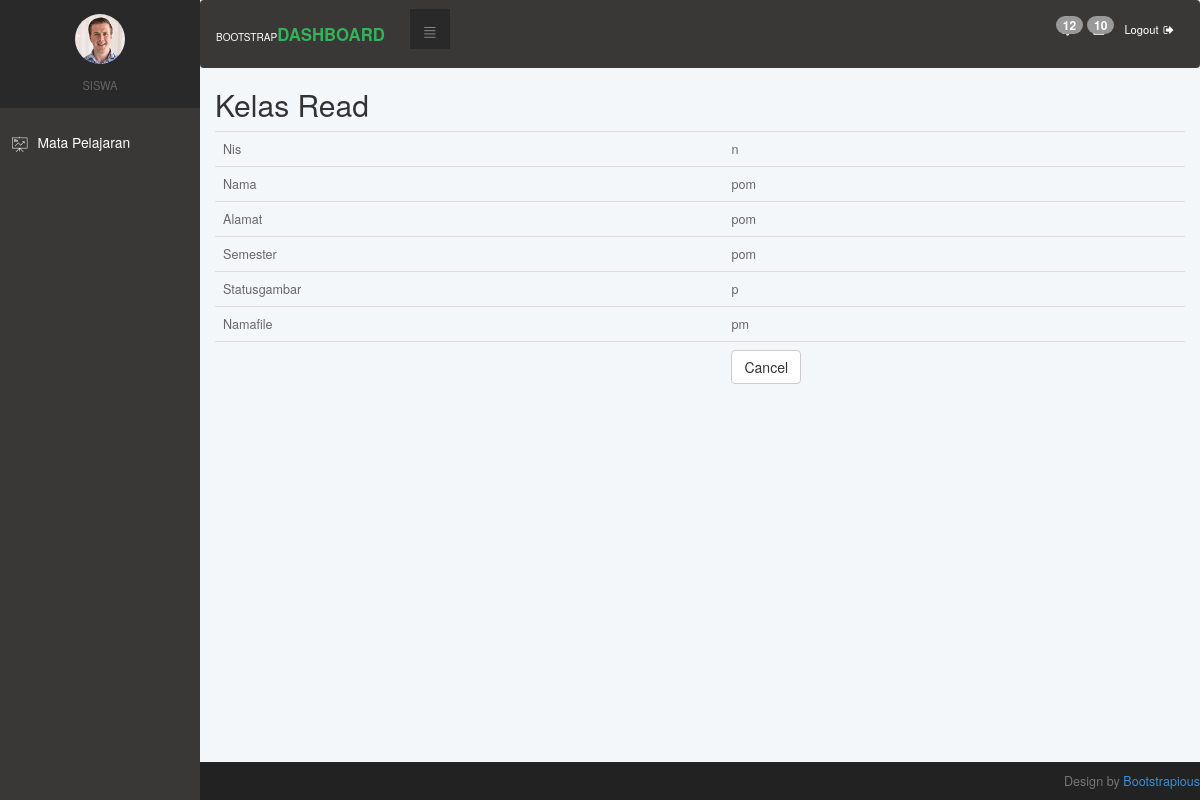
Screenshot of /kelasbaru/read/12.html with the database file from the repository.
### tables this page shows
CREATE TABLE `kelas` (
  `id_mhs` int(3) NOT NULL,
  `nis` char(5) NOT NULL,
  `nama` varchar(25) NOT NULL,
  `alamat` varchar(50) NOT NULL,
  `semester` varchar(3) NOT NULL,
  `statusgambar` varchar(1) NOT NULL,
  `namafile` varchar(50) NOT NULL
);

### application/controllers/Kelasbaru.php (called while the page is built, shortened)
<?php
class Kelasbaru extends CI_Controller
{
    function __construct()
    {
        $this->load->model('Kelasbaru_model');
        $this->load->library('form_validation');
    }
    public function read($id)
    {
        $row = $this->Kelasbaru_model->get_by_id($id);
        if ($row) {
            $data = array(
		'id_mhs' => $row->id_mhs,
		'nis' => $row->nis,
		'nama' => $row->nama,
		'alamat' => $row->alamat,
		'semester' => $row->semester,
		'statusgambar' => $row->statusgambar,
		'namafile' => $row->namafile,
	    );
            $this->load->view('template/header');
            $this->load->view('template/sidenavbar');
            $this->load->view('template/navbar');
            $this->load->view('kelasbaru/kelas_read', $data);
            $this->load->view('template/footer');
        } else {
            $this->session->set_flashdata('message', 'Record Not Found');
            redirect(site_url('kelasbaru'));
        }
    }
}

### index.php (called while the page is built, shortened)
<?php
require_once BASEPATH.'core/CodeIgniter.php';

### application/models/Kelasbaru_model.php (called while the page is built, shortened)
<?php
class Kelasbaru_model extends CI_Model
{
    public $table = 'kelas';
    public $id = 'id_mhs';
    function get_by_id($id)
    {
        $this->db->where($this->id, $id);
        return $this->db->get($this->table)->row();
    }
}

### application/views/kelasbaru/kelas_read.php (the view, shortened to what this page needs)
<!doctype html>
<html>
    <head>
        <link rel="stylesheet" href="<?php echo base_url('assets/bootstrap/css/bootstrap.min.css') ?>"/>
    </head>
    <body>
        <h2 style="margin-top:0px">Kelas Read</h2>
        <table class="table">
	    <tr><td>Nis</td><td><?php echo $nis; ?></td></tr>
	    <tr><td>Nama</td><td><?php echo $nama; ?></td></tr>
	    <tr><td>Alamat</td><td><?php echo $alamat; ?></td></tr>
	    <tr><td>Semester</td><td><?php echo $semester; ?></td></tr>
	    <tr><td>Statusgambar</td><td><?php echo $statusgambar; ?></td></tr>
	    <tr><td>Namafile</td><td><?php echo $namafile; ?></td></tr>
	    <tr><td></td><td><a href="<?php echo site_url('kelasbaru') ?>" class="btn btn-default">Cancel</a></td></tr>
	</table>
        </body>
</html>

### assets/backend/css/style.default.css (style rules this page uses)
a { display: inline-block; text-decoration: none; color: #fff; -webkit-transition: all 0.3s; transition: all 0.3s; }
body { overflow-x: hidden; }
table { font-size: 0.9em; color: #666; }
h2 { color: #555; font-weight: 400; }
.btn { font-weight: normal; border: 1px solid transparent; padding: 0.5rem 0.75rem; font-size: 1rem; line-height: 1.25; border-radius: 0; -webkit-transition: all 0.15s ease-in-out; transition: all 0.15s ease-in-out; }
body { font-family: "Roboto", sans-serif; font-size: 1rem; font-weight: normal; line-height: 1.5; color: #212529; background-color: #fff; }
a { color: #33b35a; text-decoration: none; }
h1, h2, h3, h4, h5, h6, .h1, .h2, .h3, .h4, .h5, .h6 { margin-bottom: 0.5rem; font-family: inherit; font-weight: 500; line-height: 1.1; color: inherit; }
h2, .h2 { font-size: 1.3rem; }

### application/views/kelasbaru/kelas_read.php (style rules this page uses)
body { padding: 15px; }

### rows the page displays
kelas: nis "n", nama "pom", alamat "pom", semester "pom", statusgambar "p", namafile "pm"

### other values shown
$jabatan "SISWA"
